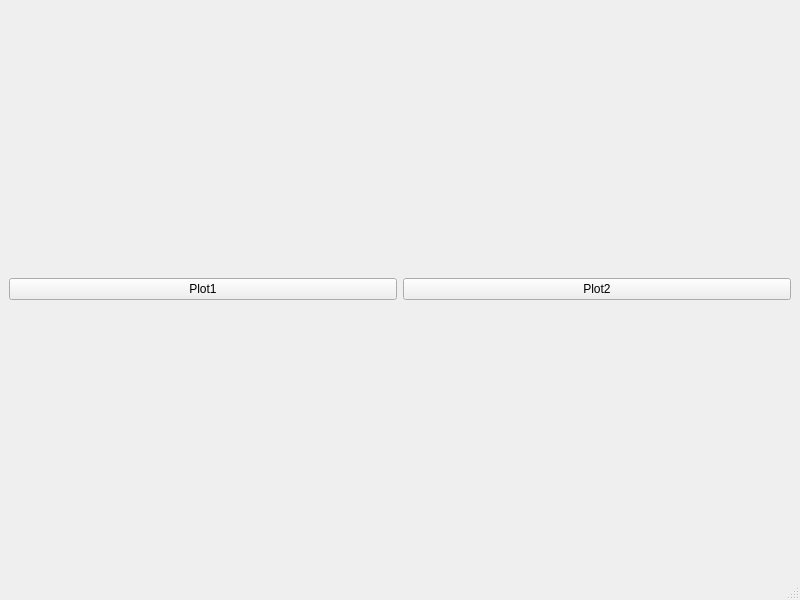
<?xml version="1.0" encoding="UTF-8"?>
<ui version="4.0">
 <class>MainWindow</class>
 <widget class="QMainWindow" name="MainWindow">
  <property name="geometry">
   <rect>
    <x>0</x>
    <y>0</y>
    <width>800</width>
    <height>600</height>
   </rect>
  </property>
  <property name="windowTitle">
   <string>MainWindow</string>
  </property>
  <widget class="QWidget" name="centralwidget">
   <layout class="QGridLayout" name="gridLayout_2">
    <item row="0" column="0">
     <layout class="QGridLayout" name="gridLayout">
      <item row="1" column="0">
       <widget class="QPushButton" name="pushButton">
        <property name="text">
         <string>Plot1</string>
        </property>
       </widget>
      </item>
      <item row="1" column="1">
       <widget class="QPushButton" name="pushButton_2">
        <property name="text">
         <string>Plot2</string>
        </property>
       </widget>
      </item>
      <item row="0" column="0">
       <layout class="QGridLayout" name="gridLayout_4"/>
      </item>
      <item row="0" column="1">
       <layout class="QGridLayout" name="gridLayout_5"/>
      </item>
     </layout>
    </item>
   </layout>
  </widget>
  <widget class="QMenuBar" name="menubar">
   <property name="geometry">
    <rect>
     <x>0</x>
     <y>0</y>
     <width>800</width>
     <height>21</height>
    </rect>
   </property>
  </widget>
  <widget class="QStatusBar" name="statusbar"/>
 </widget>
 <resources/>
 <connections/>
</ui>
